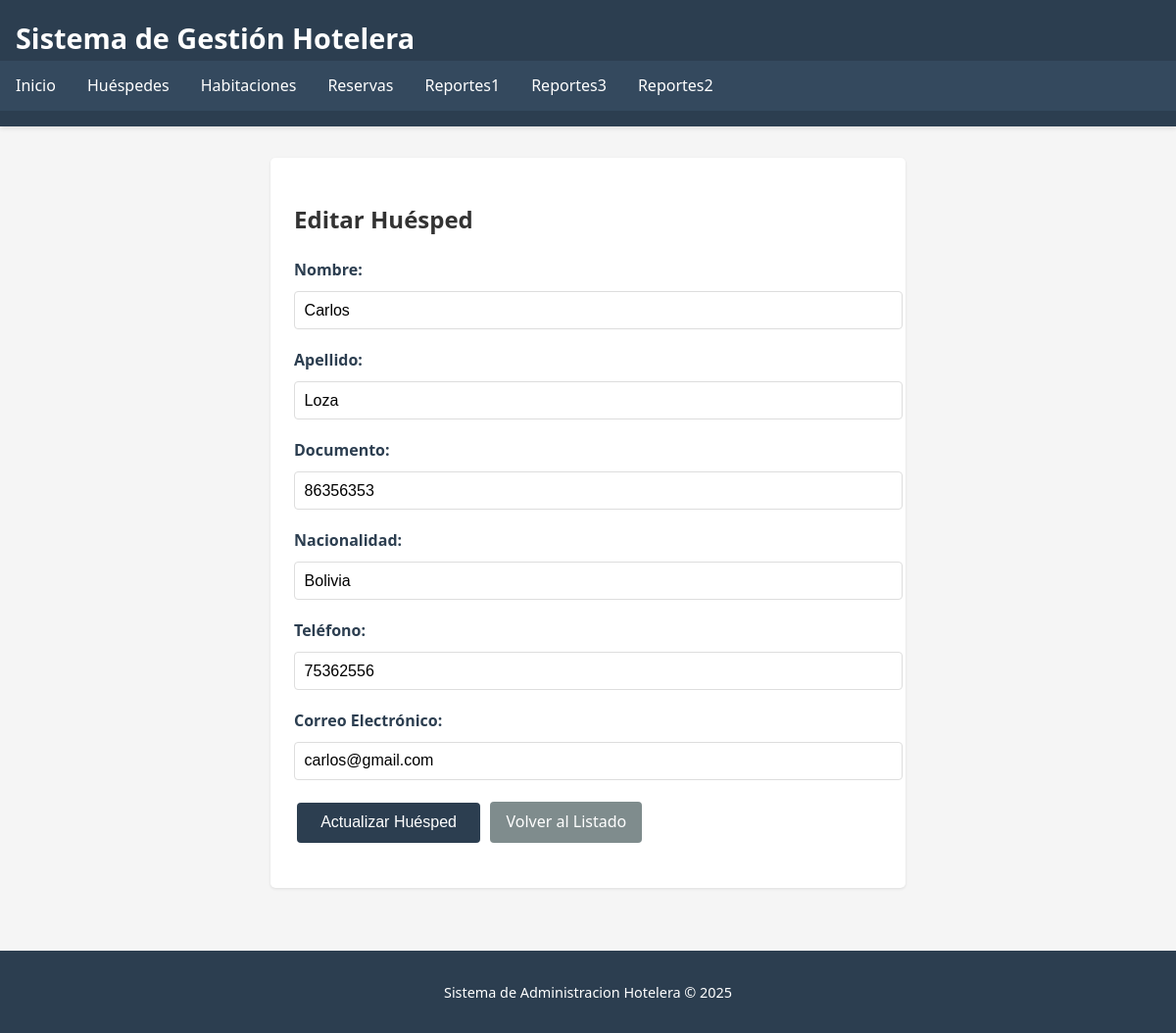
/huespedes/editar.php?id=77, run on the app's committed database.
### tables this page shows
CREATE TABLE `huespedes` (
  `id_huesped` int(11) NOT NULL,
  `nombre` varchar(100) NOT NULL,
  `apellido` varchar(100) NOT NULL,
  `documento` varchar(20) DEFAULT NULL,
  `nacionalidad` varchar(50) DEFAULT NULL,
  `telefono` varchar(15) DEFAULT NULL,
  `email` varchar(100) DEFAULT NULL
);

### huespedes/editar.php (the view, shortened to what this page needs)
<?php
require_once('../includes/conexion.php');
$id_huesped = intval($_GET['id']);
$query = "SELECT * FROM huespedes WHERE id_huesped = ?";
$stmt = mysqli_prepare($conexion, $query);
mysqli_stmt_bind_param($stmt, "i", $id_huesped);
mysqli_stmt_execute($stmt);
$resultado = mysqli_stmt_get_result($stmt);
$huesped = mysqli_fetch_assoc($resultado);
include('../includes/header.php');
?>
<div class="form-container">
    <h2>Editar Huésped</h2>
    <form method="post" action="">
        <div class="form-group">
            <label for="nombre">Nombre:</label>
            <input type="text" id="nombre" name="nombre" class="form-control"
                   value="<?php echo htmlspecialchars($huesped['nombre']); ?>" required>
        </div>
        <div class="form-group">
            <label for="apellido">Apellido:</label>
            <input type="text" id="apellido" name="apellido" class="form-control"
                   value="<?php echo htmlspecialchars($huesped['apellido']); ?>" required>
        </div>
        <div class="form-group">
            <label for="documento">Documento:</label>
            <input type="text" id="documento" name="documento" class="form-control"
                   value="<?php echo htmlspecialchars($huesped['documento']); ?>" required>
        </div>
        <div class="form-group">
            <label for="nacionalidad">Nacionalidad:</label>
            <input type="text" id="nacionalidad" name="nacionalidad" class="form-control"
                   value="<?php echo htmlspecialchars($huesped['nacionalidad']); ?>">
        </div>
        <div class="form-group">
            <label for="telefono">Teléfono:</label>
            <input type="text" id="telefono" name="telefono" class="form-control"
                   value="<?php echo htmlspecialchars($huesped['telefono']); ?>">
        </div>
        <div class="form-group">
            <label for="email">Correo Electrónico:</label>
            <input type="email" id="email" name="email" class="form-control"
                   value="<?php echo htmlspecialchars($huesped['email']); ?>" required>
        </div>
        <div class="form-group">
            <input type="submit" value="Actualizar Huésped" class="btn btn-submit">
            <a href="listar.php" class="btn btn-volver">Volver al Listado</a>
        </div>
    </form>
</div>
<?php
include('../includes/footer.php');
?>

### css/estilo.css (style rules this page uses)
body { font-family: 'Segoe UI', Tahoma, Geneva, Verdana, sans-serif; line-height: 1.6; margin: 0; padding: 0; color: #333; background-color: #f5f5f5; }
.btn { display: inline-block; padding: 0.5rem 1rem; margin: 0.2rem; text-decoration: none; border-radius: 4px; font-weight: 500; transition: all 0.3s; border: none; cursor: pointer; }
.btn-volver { background: #7f8c8d; color: white; }
.form-container { background: white; padding: 1.5rem; border-radius: 5px; box-shadow: 0 1px 3px rgba(0,0,0,0.1); max-width: 600px; margin: 1rem auto; }
.form-group { margin-bottom: 1.2rem; }
.form-group label { display: block; margin-bottom: 0.5rem; font-weight: 600; color: #2c3e50; }
.form-control { width: 100%; padding: 0.6rem; border: 1px solid #ddd; border-radius: 4px; font-size: 1rem; transition: border 0.3s; }
.btn-submit { background: #2c3e50; color: white; padding: 0.7rem 1.5rem; font-size: 1rem; }

### data on the page
huespedes: nombre "Carlos", apellido "Loza", documento "86356353", nacionalidad "Bolivia", telefono "75362556", email "carlos@gmail.com"
